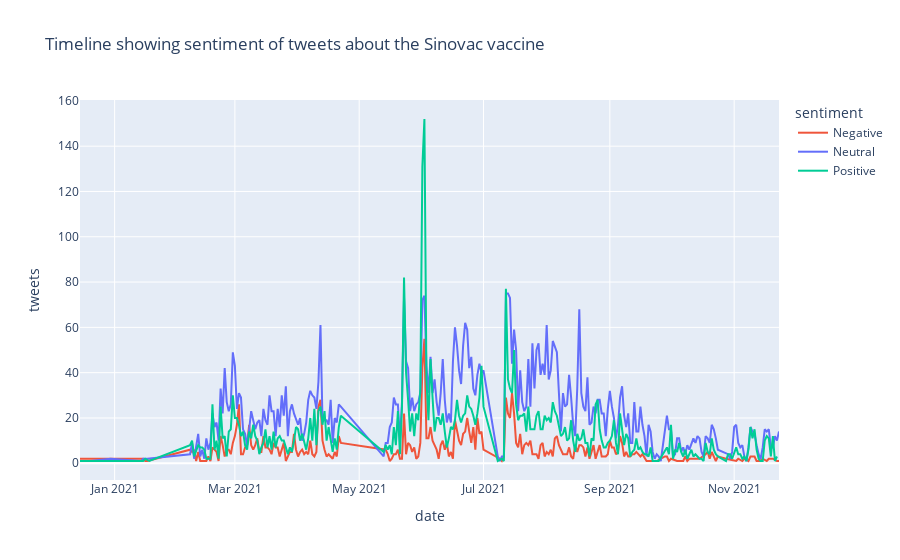

The cell this chart's notebook holds for it:
### Markdown cell above
#### Sinovac

### Code cell
sinovac = filtered_timeline(df_tweets, 'sinovac', title='Sinovac')

### Figure 1 — Plotly figure (JSON) as saved in the notebook; plotly's stock layout.template omitted (floating-point values rounded to 4 significant figures; data arrays with more than 128 entries replaced by an {"elided": "..."} marker saying what was removed)
{"data": [{"hovertemplate": "sentiment=Negative<br>date=%{x}<br>tweets=%{y}<extra></extra>", "legendgroup": "Negative", "line": {"color": "#EF553B", "dash": "solid"}, "marker": {"symbol": "circle"}, "mode": "lines", "name": "Negative", "orientation": "v", "showlegend": true, "type": "scatter", "x": {"elided": "240 str values"}, "xaxis": "x", "y": {"elided": "240 int values"}, "yaxis": "y"}, {"hovertemplate": "sentiment=Neutral<br>date=%{x}<br>tweets=%{y}<extra></extra>", "legendgroup": "Neutral", "line": {"color": "#636EFA", "dash": "solid"}, "marker": {"symbol": "circle"}, "mode": "lines", "name": "Neutral", "orientation": "v", "showlegend": true, "type": "scatter", "x": {"elided": "266 str values"}, "xaxis": "x", "y": {"elided": "266 int values"}, "yaxis": "y"}, {"hovertemplate": "sentiment=Positive<br>date=%{x}<br>tweets=%{y}<extra></extra>", "legendgroup": "Positive", "line": {"color": "#00CC96", "dash": "solid"}, "marker": {"symbol": "circle"}, "mode": "lines", "name": "Positive", "orientation": "v", "showlegend": true, "type": "scatter", "x": {"elided": "259 str values"}, "xaxis": "x", "y": {"elided": "259 int values"}, "yaxis": "y"}], "layout": {"legend": {"title": {"text": "sentiment"}, "tracegroupgap": 0}, "title": {"text": "Timeline showing sentiment of tweets about the Sinovac vaccine"}, "xaxis": {"anchor": "y", "domain": [0, 1], "title": {"text": "date"}}, "yaxis": {"anchor": "x", "domain": [0, 1], "title": {"text": "tweets"}}}}
